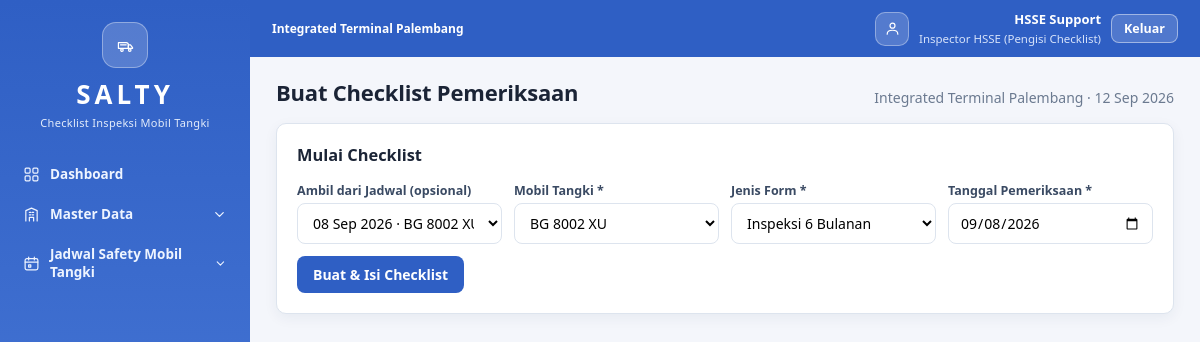
Page /inspection_form.php?schedule=2 (signed in) on the committed database.
### tables this page shows
CREATE TABLE schedules (
  id            INT AUTO_INCREMENT PRIMARY KEY,
  vehicle_id    INT NOT NULL,
  form_type     ENUM('baru','6bulanan') NOT NULL,
  tanggal       DATE NOT NULL,
  jam           TIME DEFAULT NULL,
  lokasi        VARCHAR(120) DEFAULT 'Integrated Terminal Palembang',
  inspector_id  INT DEFAULT NULL,
  catatan       VARCHAR(255) DEFAULT NULL,
  status        ENUM('dijadwalkan','proses','selesai','batal') NOT NULL DEFAULT 'dijadwalkan',
  created_by    INT DEFAULT NULL,
  created_at    TIMESTAMP DEFAULT CURRENT_TIMESTAMP,
  CONSTRAINT fk_sch_vehicle   FOREIGN KEY (vehicle_id)   REFERENCES vehicles(id) ON DELETE CASCADE,
  CONSTRAINT fk_sch_inspector FOREIGN KEY (inspector_id) REFERENCES users(id)    ON DELETE SET NULL,
  CONSTRAINT fk_sch_creator   FOREIGN KEY (created_by)   REFERENCES users(id)    ON DELETE SET NULL,
  INDEX idx_tanggal (tanggal)
);

CREATE TABLE vehicles (
  id                 INT AUTO_INCREMENT PRIMARY KEY,
  no_polisi          VARCHAR(30)  NOT NULL UNIQUE,
  no_chasis          VARCHAR(60)  DEFAULT NULL,
  transporter_id     INT DEFAULT NULL,
  merk               VARCHAR(80)  DEFAULT NULL,
  tahun              SMALLINT     DEFAULT NULL,
  pabrikan_tangki    VARCHAR(100) DEFAULT NULL,
  kapasitas_kl       DECIMAL(6,2) DEFAULT NULL,
  jenis_tangki       ENUM('rigid','semi_trailer','gandengan') DEFAULT 'rigid',
  bahan_tangki       VARCHAR(60)  DEFAULT NULL,
  produk             VARCHAR(60)  DEFAULT NULL,
  stnk_no            VARCHAR(60)  DEFAULT NULL,
  stnk_berlaku       DATE DEFAULT NULL,
  keur_no            VARCHAR(60)  DEFAULT NULL,
  keur_berlaku       DATE DEFAULT NULL,
  tera_berlaku       DATE DEFAULT NULL,
  foto_depan         VARCHAR(255) DEFAULT NULL,
  foto_belakang      VARCHAR(255) DEFAULT NULL,
  foto_kanan         VARCHAR(255) DEFAULT NULL,
  foto_kiri          VARCHAR(255) DEFAULT NULL,
  doc_stnk           VARCHAR(255) DEFAULT NULL,
  doc_keur           VARCHAR(255) DEFAULT NULL,
  doc_tera           VARCHAR(255) DEFAULT NULL,
  status             ENUM('aktif','off','nonaktif') NOT NULL DEFAULT 'aktif',
  last_inspection    DATE DEFAULT NULL,    
  next_inspection    DATE DEFAULT NULL,    
  created_at         TIMESTAMP DEFAULT CURRENT_TIMESTAMP,
  CONSTRAINT fk_veh_transporter FOREIGN KEY (transporter_id)
    REFERENCES transporters(id) ON DELETE SET NULL
);

### includes/auth.php (called while the page is built, shortened)
<?php
require_once __DIR__ . '/../config/config.php';
function user(): ?array
{
    return $_SESSION['user'] ?? null;
}

### config/config.php (called while the page is built, shortened)
<?php
function db(): mysqli
{
    static $conn = null;
    if ($conn === null) {
        try {
            $conn = new mysqli(DB_HOST, DB_USER, DB_PASS, DB_NAME, DB_PORT);
            $conn->set_charset('utf8mb4');
        } catch (Throwable $e) {
            die('<h3 style="font-family:sans-serif">Koneksi database gagal.</h3>'
                . '<p style="font-family:sans-serif">Periksa <code>config/config.php</code>. Detail: '
                . htmlspecialchars($e->getMessage()) . '</p>');
        }
    }
    return $conn;
}
function q(string $sql, array $params = [], string $types = ''): array
{
    $stmt = db()->prepare($sql);
    if ($params) {
        $types = $types ?: str_repeat('s', count($params));
        $stmt->bind_param($types, ...$params);
    }
    $stmt->execute();
    $res = $stmt->get_result();
    $rows = $res ? $res->fetch_all(MYSQLI_ASSOC) : [];
    return $rows;
}
function q1(string $sql, array $params = [], string $types = ''): ?array
{
    $rows = q($sql, $params, $types);
    return $rows[0] ?? null;
}

### includes/helpers.php (called while the page is built, shortened)
<?php
require_once __DIR__ . '/../config/config.php';
function e($v): string
{
    return htmlspecialchars((string)$v, ENT_QUOTES, 'UTF-8');
}
function tgl(?string $d, bool $withDay = false): string
{
    $bulan = ['', 'Jan', 'Feb', 'Mar', 'Apr', 'Mei', 'Jun', 'Jul', 'Agu', 'Sep', 'Okt', 'Nov', 'Des'];
    $t = strtotime($d);
    return date('d', $t) . ' ' . $bulan[(int)date('n', $t)] . ' ' . date('Y', $t);
}

### inspection_form.php (the view, shortened to what this page needs)
<?php
require_once __DIR__ . '/includes/layout.php';
$uid = (int)user()['id'];
$id = (int)($_GET['id'] ?? 0);
if (!$id) {
    $schedId = (int)($_GET['schedule'] ?? 0);
    $sched = $schedId ? q1('SELECT s.*, v.no_polisi FROM schedules s JOIN vehicles v ON v.id=s.vehicle_id WHERE s.id=?', [$schedId]) : null;
    $vehicles = q('SELECT id, no_polisi FROM vehicles WHERE status <> "nonaktif" ORDER BY no_polisi');
    $jadwal = q('SELECT s.*, v.no_polisi FROM schedules s JOIN vehicles v ON v.id=s.vehicle_id
                 WHERE s.status IN ("dijadwalkan","proses")
                   AND (s.inspector_id = ? OR s.inspector_id IS NULL)
                 ORDER BY s.tanggal', [$uid]);
    ?>
    <div class="card">
      <h3>Mulai Checklist</h3>
      <form method="post">
        <div class="row">
          <div class="field"><label>Ambil dari Jadwal (opsional)</label>
            <select name="schedule_id" id="schedule_id">
              <?php foreach ($jadwal as $j): ?>
                <option value="<?= (int)$j['id'] ?>" data-v="<?= (int)$j['vehicle_id'] ?>" data-f="<?= e($j['form_type']) ?>" data-t="<?= e($j['tanggal']) ?>"
                  <?= ($sched && $sched['id'] == $j['id']) ? 'selected' : '' ?>>
                  <?= tgl($j['tanggal']) ?> · <?= e($j['no_polisi']) ?> · <?= e(form_label($j['form_type'])) ?>
                </option>
              <?php endforeach; ?>
            </select>
          </div>
          <div class="field"><label>Mobil Tangki *</label>
            <select name="vehicle_id" id="vehicle_id" required>
              <?php foreach ($vehicles as $v): ?>
                <option value="<?= (int)$v['id'] ?>" <?= ($sched && $sched['vehicle_id'] == $v['id']) ? 'selected' : '' ?>><?= e($v['no_polisi']) ?></option>
              <?php endforeach; ?>
            </select>
          </div>
          <div class="field"><label>Jenis Form *</label>
            <select name="form_type" id="form_type">
              <option value="6bulanan" <?= (!$sched || $sched['form_type'] === '6bulanan') ? 'selected' : '' ?>>Inspeksi 6 Bulanan</option>
            </select>
          </div>
          <div class="field"><label>Tanggal Pemeriksaan *</label>
            <input name="tgl_pemeriksaan" id="tgl" type="date" required value="<?= e($sched['tanggal'] ?? date('Y-m-d')) ?>">
          </div>
        </div>
        <button class="btn">Buat &amp; Isi Checklist</button>
      </form>
    </div>
    <?php
    exit;
}
?>

### assets/style.css (style rules this page uses)
:root { --bg: #f4f6fb; --surface: #ffffff; --ink: #1b2436; --muted: #6b7a90; --line: #dde4ee; --brand: #2f5fc4; --brand-dark: #1e3f8f; --accent: #5b6ee0; --violet: #7b57d8; --gold: #e08a1e; --green: #23a455; --amber: #b45309; --blue: #2f5fc4; --gradient-brand: linear-gradient(120deg, #2f5fc4 0%, #5b6ee0 55%, #7b57d8 100%); --gradient-side: linear-gradient(180deg, #2f5fc4 0%, #3f6fd0 45%, #a8c2ea 100%); --radius: 10px; }
* { box-sizing: border-box; }
body { margin: 0; font-family: "Segoe UI", system-ui, -apple-system, sans-serif; background: var(--bg); color: var(--ink); font-size: 14px; }
.card { background: var(--surface); border: 1px solid var(--line); border-radius: var(--radius); padding: 20px; margin-bottom: 18px; box-shadow: 0 4px 14px rgba(25,45,90,.06); }
.card h2, .card h3 { margin-top: 0; }
label { display: block; font-size: 12.5px; font-weight: 600; margin-bottom: 4px; color: #3a4a63; }
input[type=text], input[type=password], input[type=date], input[type=time], input[type=number], select, textarea { width: 100%; padding: 9px 11px; border: 1px solid var(--line); border-radius: 8px; font: inherit; background: #fff; }
.field { margin-bottom: 12px; }
.row { display: flex; gap: 12px; flex-wrap: wrap; }
.row > * { flex: 1 1 180px; }
.btn { display: inline-flex; align-items: center; justify-content: center; gap: 6px; padding: 9px 16px; border-radius: 8px; border: 0; background: var(--brand); color: #fff; font: inherit; font-weight: 600; cursor: pointer; }

### rows in the picture
schedules: vehicle_id "BG 8002 XU", form_type "Inspeksi 6 Bulanan", tgl_pemeriksaan "09/08/2026"

### other values in the picture
$gtitle "Master Data"
$gtitle "Jadwal Safety Mobil Tangki"
APP_TERMINAL "Integrated Terminal Palembang"
user()['nama'] "HSSE Support"
ROLE_LABELS[role()] "Inspector HSSE (Pengisi Checklist)"
$title "Buat Checklist Pemeriksaan"
form field schedule_id "08 Sep 2026 · BG 8002 XU · Inspeksi 6 Bulanan"
